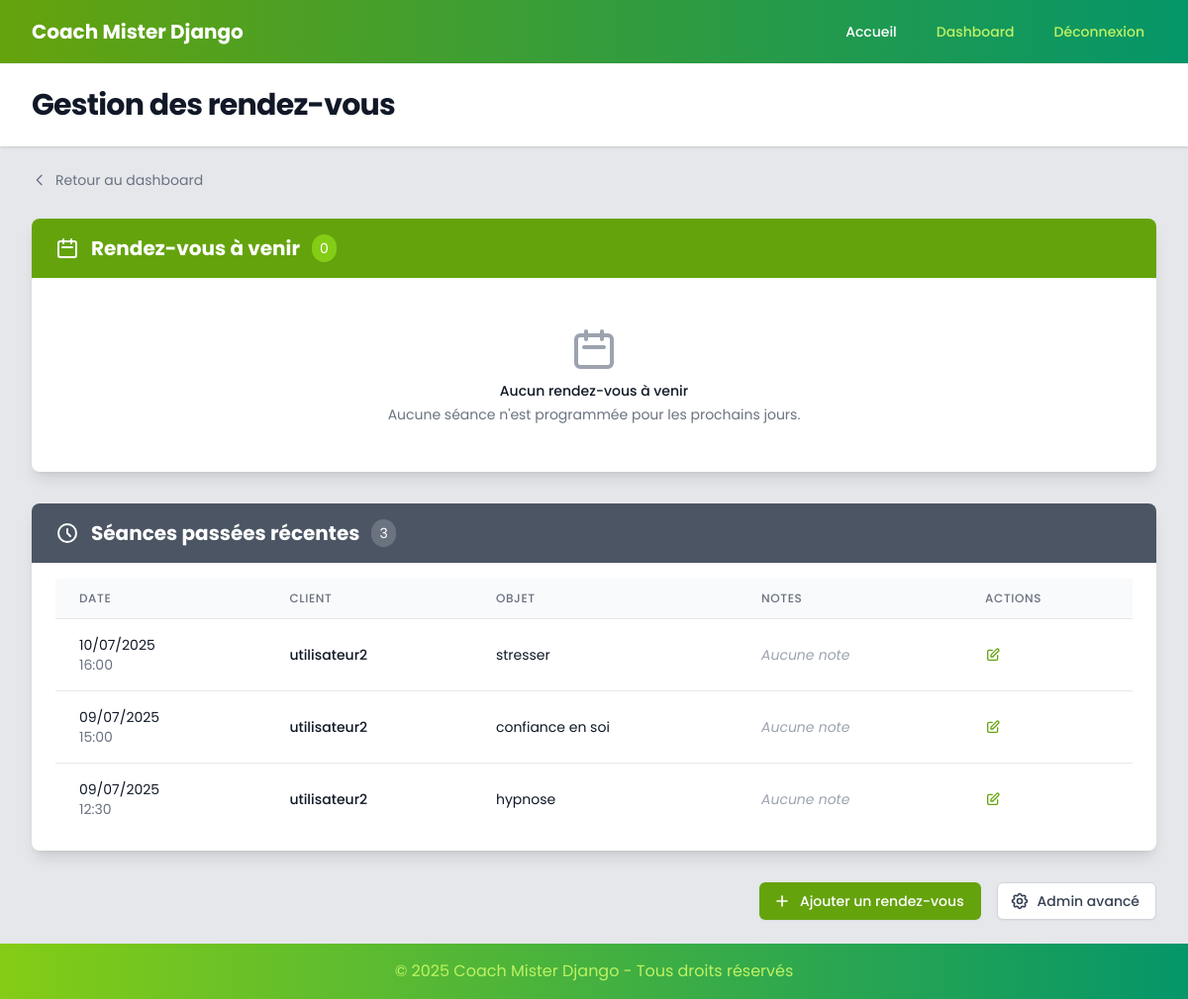
The app's page /tous-les-rdv/ (signed in), older data.
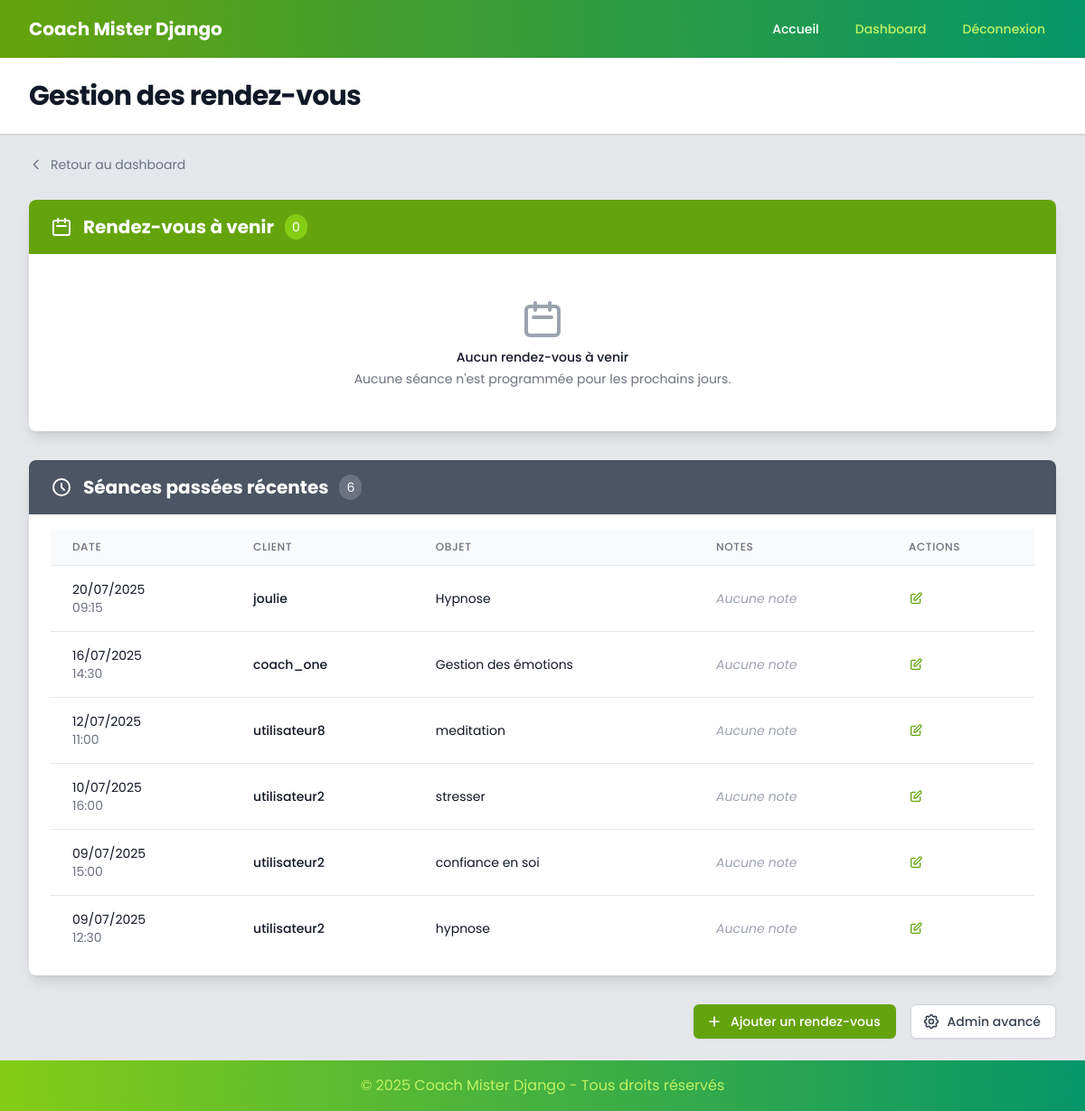
The same page, newer data.
### appointments/models.py (models this page shows, shortened)
class Seance(models.Model):
    DUREE_CHOICES = [
        (60, '1 heure'),
        (90, '1h30'),
        (120, '2 heures'),
    ]
    client = models.ForeignKey(User, on_delete=models.CASCADE, related_name='seances')
    date = models.DateField(verbose_name="Date du rendez-vous")
    heure_debut = models.TimeField(verbose_name="Heure de début")
    objet = models.CharField(max_length=200, verbose_name="Objet de la séance",
                            help_text="Ex: Gestion du stress, Confiance en soi...")
    duree = models.IntegerField(choices=DUREE_CHOICES, default=60, verbose_name="Durée")
    notes_coach = models.TextField(blank=True, null=True, verbose_name="Notes du coach",
                                help_text="Notes privées, non visibles par le client")
    cree_le = models.DateTimeField(auto_now_add=True)
    modifie_le = models.DateTimeField(auto_now=True)
    class Meta:
        ordering = ['date', 'heure_debut']
        verbose_name = "Séance"
        verbose_name_plural = "Séances"
        unique_together = ['client', 'date', 'heure_debut']

### appointments/views/coach_views.py (the view)
# urls.py: path("tous-les-rdv/", views.tous_les_rdv, name="tous_les_rdv"),
@login_required
def tous_les_rdv(request):
    if not request.user.is_superuser:
        return redirect('dashboard')
    rdv_futurs = Seance.objects.filter(
        date__gte=timezone.now().date()
    ).order_by('date', 'heure_debut')
    rdv_passes = Seance.objects.filter(
        date__lt=timezone.now().date()
    ).order_by('-date', '-heure_debut')[:10]  # Les 10 derniers
    return render(request, 'appointments/tous_les_rdv.html', {
        'rdv_futurs': rdv_futurs,
        'rdv_passes': rdv_passes
    })

### appointments/templates/appointments/tous_les_rdv.html (shortened to what this page needs)
{% extends 'appointments/base.html' %}
{% block page_title %}Gestion des rendez-vous{% endblock %}
{% block content %}
<div class="max-w-7xl mx-auto">
    <div class="mb-6">
        <a href="{% url 'dashboard' %}" class="inline-flex items-center text-sm text-gray-500 hover:text-gray-700">
            <svg class="w-4 h-4 mr-2" fill="none" stroke="currentColor" viewBox="0 0 24 24">
                <path stroke-linecap="round" stroke-linejoin="round" stroke-width="2" d="M15 19l-7-7 7-7"></path>
            </svg>
            Retour au dashboard
        </a>
    </div>
    <div class="mb-8">
        <div class="bg-white shadow-lg rounded-lg overflow-hidden">
            <div class="bg-lime-600 px-6 py-4">
                <div class="flex items-center">
                    <svg class="w-6 h-6 text-white mr-3" fill="none" stroke="currentColor" viewBox="0 0 24 24">
                        <path stroke-linecap="round" stroke-linejoin="round" stroke-width="2" d="M8 7V3m8 4V3m-9 8h10M5 21h14a2 2 0 002-2V7a2 2 0 00-2-2H5a2 2 0 00-2 2v12a2 2 0 002 2z"></path>
                    </svg>
                    <h2 class="text-xl font-bold text-white">Rendez-vous à venir</h2>
                    <span class="ml-3 bg-lime-500 text-white text-sm px-2 py-1 rounded-full">{{ rdv_futurs|length }}</span>
                </div>
            </div>
            <div class="px-6 py-4">
                {% if rdv_futurs %}
                    <div class="overflow-x-auto">
                        <table class="min-w-full divide-y divide-gray-200">
                            <thead class="bg-gray-50">
                                <tr>
                                    <th class="px-6 py-3 text-left text-xs font-medium text-gray-500 uppercase tracking-wider">Date</th>
                                    <th class="px-6 py-3 text-left text-xs font-medium text-gray-500 uppercase tracking-wider">Heure</th>
                                    <th class="px-6 py-3 text-left text-xs font-medium text-gray-500 uppercase tracking-wider">Client</th>
                                    <th class="px-6 py-3 text-left text-xs font-medium text-gray-500 uppercase tracking-wider">Durée</th>
                                    <th class="px-6 py-3 text-left text-xs font-medium text-gray-500 uppercase tracking-wider">Objet</th>
                                    <th class="px-6 py-3 text-left text-xs font-medium text-gray-500 uppercase tracking-wider">Actions</th>
                                </tr>
                            </thead>
                            <tbody class="bg-white divide-y divide-gray-200">
                                {% for rdv in rdv_futurs %}
                                <tr class="hover:bg-gray-50">
                                    <td class="px-6 py-4 whitespace-nowrap">
                                        <div class="text-sm font-medium text-gray-900">
                                            {{ rdv.date|date:"l d F Y" }}
                                        </div>
                                        <div class="text-sm text-gray-500">
                                            {{ rdv.date|date:"d/m/Y" }}
                                        </div>
                                    </td>
                                    <td class="px-6 py-4 whitespace-nowrap">
                                        <div class="text-sm font-medium text-gray-900">
                                            {{ rdv.heure_debut|time:"H:i" }} - {{ rdv.heure_fin|time:"H:i" }}
                                        </div>
                                    </td>
                                    <td class="px-6 py-4 whitespace-nowrap">
                                        <div class="flex items-center">
                                            <div class="flex-shrink-0 h-8 w-8">
                                                <div class="h-8 w-8 bg-gray-300 rounded-full flex items-center justify-center">
                                                    <span class="text-sm font-medium text-gray-700">
                                                        {{ rdv.client.username|first|upper }}
                                                    </span>
                                                </div>
                                            </div>
                                            <div class="ml-4">
                                                <div class="text-sm font-medium text-gray-900">{{ rdv.client.username }}</div>
                                            </div>
                                        </div>
                                    </td>
                                    <td class="px-6 py-4 whitespace-nowrap">
                                        <span class="inline-flex px-2 py-1 text-xs font-semibold rounded-full bg-blue-100 text-blue-800">
                                            {{ rdv.get_duree_display }}
                                        </span>
                                    </td>
                                    <td class="px-6 py-4">
                                        <div class="text-sm text-gray-900">{{ rdv.objet }}</div>
                                    </td>
                                    <td class="px-6 py-4 whitespace-nowrap text-sm font-medium">
                                        <div class="flex space-x-2">
                                            <a href="{% url 'admin:appointments_seance_change' rdv.id %}" class="text-lime-600 hover:text-lime-900" title="Modifier">
                                                <svg class="w-4 h-4" fill="none" stroke="currentColor" viewBox="0 0 24 24">
                                                    <path stroke-linecap="round" stroke-linejoin="round" stroke-width="2" d="M11 5H6a2 2 0 00-2 2v11a2 2 0 002 2h11a2 2 0 002-2v-5m-1.414-9.414a2 2 0 112.828 2.828L11.828 15H9v-2.828l8.586-8.586z"></path>
                                                </svg>
                                            </a>
                                        </div>
                                    </td>
                                </tr>
                                {% endfor %}
                            </tbody>
                        </table>
                    </div>
                {% else %}
                    <div class="text-center py-8">
                        <svg class="mx-auto h-12 w-12 text-gray-400" fill="none" stroke="currentColor" viewBox="0 0 24 24">
                            <path stroke-linecap="round" stroke-linejoin="round" stroke-width="2" d="M8 7V3m8 4V3m-9 8h10M5 21h14a2 2 0 002-2V7a2 2 0 00-2-2H5a2 2 0 00-2 2v12a2 2 0 002 2z"></path>
                        </svg>
                        <h3 class="mt-2 text-sm font-medium text-gray-900">Aucun rendez-vous à venir</h3>
                        <p class="mt-1 text-sm text-gray-500">Aucune séance n'est programmée pour les prochains jours.</p>
                    </div>
                {% endif %}
            </div>
        </div>
    </div>
    {% if rdv_passes %}
    <div class="mb-8">
        <div class="bg-white shadow-lg rounded-lg overflow-hidden">
            <div class="bg-gray-600 px-6 py-4">
                <div class="flex items-center">
                    <svg class="w-6 h-6 text-white mr-3" fill="none" stroke="currentColor" viewBox="0 0 24 24">
                        <path stroke-linecap="round" stroke-linejoin="round" stroke-width="2" d="M12 8v4l3 3m6-3a9 9 0 11-18 0 9 9 0 0118 0z"></path>
                    </svg>
                    <h2 class="text-xl font-bold text-white">Séances passées récentes</h2>
                    <span class="ml-3 bg-gray-500 text-white text-sm px-2 py-1 rounded-full">{{ rdv_passes|length }}</span>
                </div>
            </div>
            <div class="px-6 py-4">
                <div class="overflow-x-auto">
                    <table class="min-w-full divide-y divide-gray-200">
                        <thead class="bg-gray-50">
                            <tr>
                                <th class="px-6 py-3 text-left text-xs font-medium text-gray-500 uppercase tracking-wider">Date</th>
                                <th class="px-6 py-3 text-left text-xs font-medium text-gray-500 uppercase tracking-wider">Client</th>
                                <th class="px-6 py-3 text-left text-xs font-medium text-gray-500 uppercase tracking-wider">Objet</th>
                                <th class="px-6 py-3 text-left text-xs font-medium text-gray-500 uppercase tracking-wider">Notes</th>
                                <th class="px-6 py-3 text-left text-xs font-medium text-gray-500 uppercase tracking-wider">Actions</th>
                            </tr>
                        </thead>
                        <tbody class="bg-white divide-y divide-gray-200">
                            {% for rdv in rdv_passes %}
                            <tr class="hover:bg-gray-50">
                                <td class="px-6 py-4 whitespace-nowrap">
                                    <div class="text-sm text-gray-900">{{ rdv.date|date:"d/m/Y" }}</div>
                                    <div class="text-sm text-gray-500">{{ rdv.heure_debut|time:"H:i" }}</div>
                                </td>
                                <td class="px-6 py-4 whitespace-nowrap">
                                    <div class="text-sm font-medium text-gray-900">{{ rdv.client.username }}</div>
                                </td>
                                <td class="px-6 py-4">
                                    <div class="text-sm text-gray-900">{{ rdv.objet }}</div>
                                </td>
                                <td class="px-6 py-4">
                                    {% if rdv.notes_coach %}
                                        <div class="text-sm text-gray-600">{{ rdv.notes_coach|truncatechars:50 }}</div>
                                    {% else %}
                                        <span class="text-sm text-gray-400 italic">Aucune note</span>
                                    {% endif %}
                                </td>
                                <td class="px-6 py-4 whitespace-nowrap text-sm font-medium">
                                    <a href="{% url 'admin:appointments_seance_change' rdv.id %}" class="text-lime-600 hover:text-lime-900" title="Ajouter/Modifier notes">
                                        <svg class="w-4 h-4" fill="none" stroke="currentColor" viewBox="0 0 24 24">
                                            <path stroke-linecap="round" stroke-linejoin="round" stroke-width="2" d="M11 5H6a2 2 0 00-2 2v11a2 2 0 002 2h11a2 2 0 002-2v-5m-1.414-9.414a2 2 0 112.828 2.828L11.828 15H9v-2.828l8.586-8.586z"></path>
                                        </svg>
                                    </a>
                                </td>
                            </tr>
                            {% endfor %}
                        </tbody>
                    </table>
                </div>
            </div>
        </div>
    </div>
    {% endif %}
    <div class="flex justify-end space-x-4">
        <a href="{% url 'admin:appointments_seance_add' %}" class="inline-flex items-center px-4 py-2 border border-transparent shadow-sm text-sm font-medium rounded-md text-white bg-lime-600 hover:bg-lime-700 focus:outline-none focus:ring-2 focus:ring-offset-2 focus:ring-lime-500">
            <svg class="-ml-1 mr-2 h-5 w-5" fill="none" stroke="currentColor" viewBox="0 0 24 24">
                <path stroke-linecap="round" stroke-linejoin="round" stroke-width="2" d="M12 6v6m0 0v6m0-6h6m-6 0H6"></path>
            </svg>
            Ajouter un rendez-vous
        </a>
        <a href="{% url 'admin:appointments_seance_changelist' %}" class="inline-flex items-center px-4 py-2 border border-gray-300 shadow-sm text-sm font-medium rounded-md text-gray-700 bg-white hover:bg-gray-50 focus:outline-none focus:ring-2 focus:ring-offset-2 focus:ring-lime-500">
            Admin avancé
        </a>
    </div>
</div>
{% endblock %}

### appointments/templates/appointments/base.html (shortened to what this page needs)
<!DOCTYPE html>
<html lang="fr" class="h-full bg-gray-200">
<head>
    <script src="https://cdn.tailwindcss.com"></script>
</head>
<body class="h-full">
    <div class="min-h-full">
        <nav class="bg-gradient-to-r from-lime-600 to-emerald-600">
            <div class="mx-auto max-w-7xl px-4 sm:px-6 lg:px-8">
                <div class="flex h-16 items-center justify-between">
                    <div class="flex items-center">
                        <div class="flex-shrink-0">
                            <h1 class="text-white text-xl font-bold">Coach Mister Django</h1>
                        </div>
                    </div>
                    <div class="hidden md:block">
                        <div class="ml-10 flex items-baseline space-x-4">
                            <a href="/" class="text-white hover:bg-lime-500 hover:text-white rounded-md px-3 py-2 text-sm font-medium">Accueil</a>
                            {% if user.is_authenticated %}
                                <a href="{% url 'dashboard' %}" class="text-lime-300 hover:bg-lime-500 hover:text-white rounded-md px-3 py-2 text-sm font-medium">Dashboard</a>
                                <a href="/logout/" class="text-lime-300 hover:bg-lime-500 hover:text-white rounded-md px-3 py-2 text-sm font-medium">Déconnexion</a>
                            {% else %}
                                <a href="{% url 'login' %}" class="text-lime-300 hover:bg-lime-500 hover:text-white rounded-md px-3 py-2 text-sm font-medium">Connexion</a>
                                <a href="{% url 'signup' %}" class="text-lime-300 hover:bg-lime-500 hover:text-white rounded-md px-3 py-2 text-sm font-medium">Inscription</a>
                            {% endif %}
                        </div>
                    </div>
                </div>
            </div>
        </nav>
        <header class="bg-white shadow">
            <div class="mx-auto max-w-7xl px-4 py-6 sm:px-6 lg:px-8">
                <h1 class="text-3xl font-bold tracking-tight text-gray-900">{% block page_title %}Développement Personnel{% endblock %}</h1>
            </div>
        </header>
        <main>
            <div class="mx-auto max-w-7xl py-6 sm:px-6 lg:px-8">
                {% block content %}
                {% endblock %}
            </div>
        </main>
        <footer class="bg-gradient-to-r from-lime-500 to-emerald-600 mt-auto">
            <div class="mx-auto max-w-7xl px-4 py-4 sm:px-6 lg:px-8">
                <p class="text-center text-lime-300">&copy; 2025 Coach Mister Django - Tous droits réservés</p>
            </div>
        </footer>
    </div>
</body>
</html>

Row changes from the older to the newer data that the page shows:
added Seance: date "20/07/2025", heure_debut "09:15", client.username "joulie", objet "Hypnose", notes_coach "Aucune note"
added Seance: date "16/07/2025", heure_debut "14:30", client.username "coach_one", objet "Gestion des émotions", notes_coach "Aucune note"
added Seance: date "12/07/2025", heure_debut "11:00", client.username "utilisateur8", objet "meditation", shows "Aucune note"
Text that changed along with them:
{{ rdv_passes|length }}: "3" → "6"
